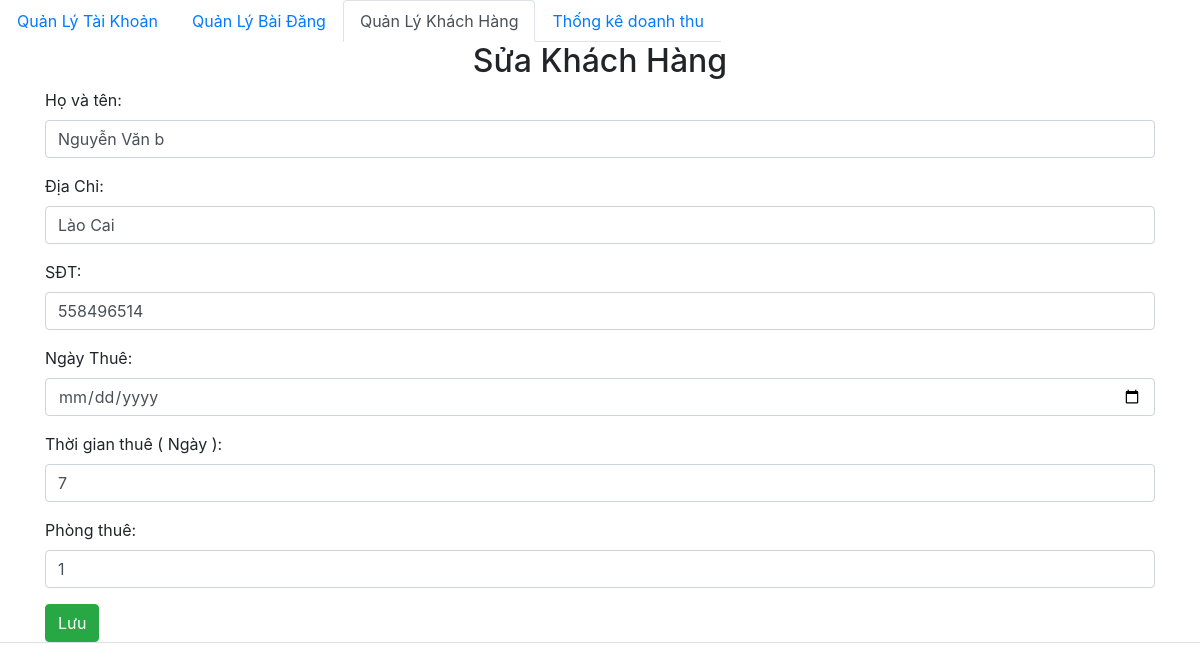
Page /admin/khachhang/add.php?id=1 (signed in) on the committed database.
### tables this page shows
CREATE TABLE `khach` (
  `id` int(11) NOT NULL,
  `hoten` varchar(200) DEFAULT NULL,
  `diachi` varchar(500) DEFAULT NULL,
  `sdt` int(11) DEFAULT NULL,
  `date` timestamp NULL DEFAULT NULL,
  `time` int(11) DEFAULT NULL,
  `room` int(11) NOT NULL
);

### db/dbhelper.php (called while the page is built, shortened)
<?php
function executeSingleResult($sql) {
	$con = mysqli_connect(HOST, USERNAME, PASSWORD, DATABASE);
	$result = mysqli_query($con, $sql);
	$row    = mysqli_fetch_array($result, 1);
	return $row;
}

### admin/khachhang/add.php (the view, shortened to what this page needs)
<?php
require_once ('../../db/dbhelper.php');
$id = $hoten  = $diachi = $sdt=$date=$time=$room=  '';
if (isset($_GET['id'])) {
	$id       = $_GET['id'];
	$sql      = 'select * from khach where id = '.$id;
	$khach = executeSingleResult($sql);
	if ($khach != null) {
		$hoten= $khach['hoten'];
		$diachi=$khach['diachi'];
		$sdt=$khach['sdt'];
		$date=$khach['date'];
		$time=$khach['time'];
		$room=$khach['room'];
	}
}
?>
<!DOCTYPE html>
<html>
<head>
	<link rel="stylesheet" href="https://maxcdn.bootstrapcdn.com/bootstrap/4.4.1/css/bootstrap.min.css">
</head>
<body>
	<ul class="nav nav-tabs">
	  <li class="nav-item">
	    <a class="nav-link" href="index.php">Quản Lý Tài Khoản</a>
	  </li>
	  <li class="nav-item">
	    <a class="nav-link" href="../Post/">Quản Lý Bài Đăng</a>
	  </li>
	  <ul class="nav nav-tabs">
	  <li class="nav-item">
	    <a class="nav-link active" href="index.php">Quản Lý Khách Hàng</a>
	  </li>
	  <li class="nav-item">
	    <a class="nav-link " href="../../test.php">Thống kê doanh thu</a>
	  </li>
	</ul>
	<div class="container">
		<div class="panel panel-primary">
			<div class="panel-heading">
				<h2 class="text-center">Sửa Khách Hàng</h2>
			</div>
			<div class="panel-body">
				<form method="post">
					<div class="form-group">
					  <label for="hoten">Họ và tên:</label>
					  <input required="true" type="text" class="form-control" id="hoten" name="hoten"
					  value="<?=$hoten?>" >
					</div>
					<div class="form-group">
					  <label for="diachi">Địa Chỉ:</label>
					  <input required="true" type="text" class="form-control" id="diachi" name="diachi" value="<?=$diachi?>" >
					</div>
					<div class="form-group">
					  <label for="sdt">SĐT:</label>
					  <input required="true" type="text" class="form-control" id="sdt" name="sdt" value="<?=$sdt?>" >
					</div>
					<div class="form-group">
					  <label for="date">Ngày Thuê:</label>
					  <input required="true" type="date" class="form-control" id="date" name="date" value="<?=$date?>" >
					</div>
					<div class="form-group">
					  <label for="time">Thời gian thuê ( Ngày ):</label>
					  <input required="true" type="text" class="form-control" id="time" name="time" value="<?=$time?>" >
					</div>
					<div class="form-group">
					  <label for="room">Phòng thuê:</label>
					  <input required="true" type="text" class="form-control" id="room" name="room" value="<?=$room?>" >
					</div>
					<button class="btn btn-success">Lưu</button>
				</form>
			</div>
		</div>
	</div>
</body>
</html>

### rows in the picture
khach: hoten "Nguyễn Văn b", diachi "Lào Cai", sdt "558496514", time "7", room "1"
